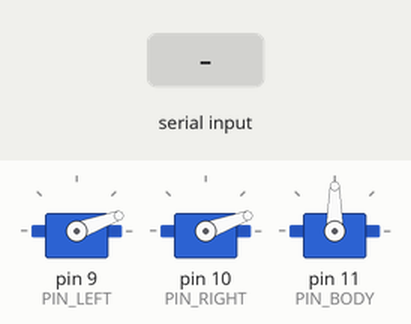
Simulated run of this sketch. Board: Arduino Uno, built with avr-gcc and run on an emulated ATmega328P. Shown: 3 × servo. The test bench sets the inputs (shaded band).

Above: at 1.2 s.
1.3 s: "90,45,200\n" received over Serial
At 2.1 s:
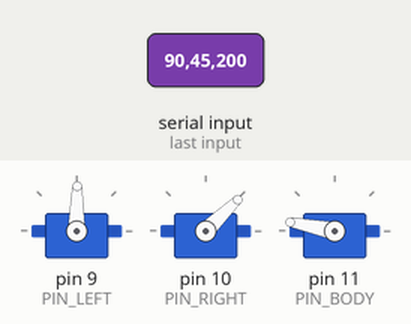
Timing chart, 0 to 5.0 s (numbered marks = the images above; inputs shaded):
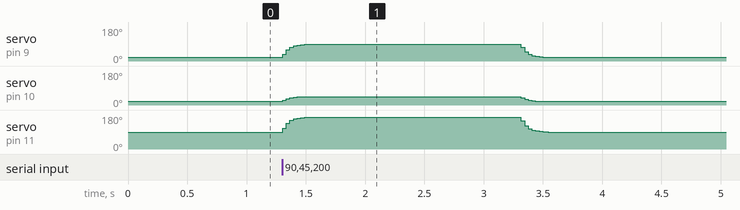

Measured:
- after the input at 1.3 s, servo on pin 9 (PIN_LEFT): rises from 20° to 89° in 0.21 s, then falls to 20° in 2.0 s; servo on pin 10 (PIN_RIGHT): rises from 20° to 44° in 0.18 s, then falls to 20° in 2.0 s; servo on pin 11 (PIN_BODY): rises from 90° to 169° in 0.23 s, then falls to 90° in 2.0 s

The sketch:

clothdance.ino
```cpp
/*
  보드에 올리는 스케치. 노트북이 보낸 각도대로 서보 세 개를 돌린다.

  노트북(serve.py)이 한 줄씩 보낸다.   왼팔,오른팔,몸통\n     예: 120,45,96
  각도는 0~180 이다. 이 스케치는 받은 각도로 바로 가지 않고 조금씩 따라간다.
  서보가 한 번에 튀면 가벼운 꼭두가 통째로 흔들리고, 천이 제대로 펼쳐지지 않는다.

  올리는 법
    1. 아두이노 IDE 를 연다
    2. 이 폴더(arduino/clothdance)를 연다
    3. 보드와 포트를 고르고 업로드를 누른다
    4. 노트북에서 ./start.sh 를 켜면 바로 움직인다

  연결
    왼팔 서보 신호선   D9        서보의 전원은 보드가 아니라 따로 둔 5V 전원에서 받는다.
    오른팔 서보 신호선 D10       보드의 5V 로 서보 셋을 돌리면 보드가 꺼졌다 켜졌다 한다.
    몸통 서보 신호선   D11       전원의 GND 와 보드의 GND 는 반드시 함께 묶는다.
*/

#include <Servo.h>

const int PIN_LEFT = 9;
const int PIN_RIGHT = 10;
const int PIN_BODY = 11;

// 서보가 목표 각도를 따라가는 빠르기. 1에 가까울수록 즉각 튀고, 작을수록 느리게 따라간다
const float FOLLOW = 0.25;

// 구조가 버티는 범위. 꼭두가 부서지지 않게 여기서 한 번 더 막는다
const int MIN_DEG = 10;
const int MAX_DEG = 170;

Servo armLeft, armRight, body;
float nowL = 20, nowR = 20, nowB = 90;
int wantL = 20, wantR = 20, wantB = 90;
unsigned long lastWord = 0;
char line[32];
int fill = 0;

int clampDeg(int v) {
  if (v < MIN_DEG) return MIN_DEG;
  if (v > MAX_DEG) return MAX_DEG;
  return v;
}

void setup() {
  Serial.begin(115200);
  armLeft.attach(PIN_LEFT);
  armRight.attach(PIN_RIGHT);
  body.attach(PIN_BODY);
}

void loop() {
  // 한 줄이 다 들어오면 숫자 셋으로 끊어 읽는다
  while (Serial.available()) {
    char ch = Serial.read();
    if (ch == '\n' || fill >= (int)sizeof(line) - 1) {
      line[fill] = 0;
      fill = 0;
      int a, b, c;
      if (sscanf(line, "%d,%d,%d", &a, &b, &c) == 3) {
        wantL = clampDeg(a);
        wantR = clampDeg(b);
        wantB = clampDeg(c);
        lastWord = millis();
      }
    } else if (ch != '\r') {
      line[fill++] = ch;
    }
  }

  // 노트북이 조용하면 천천히 팔을 내린다. 프로그램이 멈춰도 팔이 들린 채 굳지 않게 한다
  if (millis() - lastWord > 2000) {
    wantL = MIN_DEG + 10;
    wantR = MIN_DEG + 10;
    wantB = 90;
  }

  nowL += (wantL - nowL) * FOLLOW;
  nowR += (wantR - nowR) * FOLLOW;
  nowB += (wantB - nowB) * FOLLOW;
  armLeft.write((int)nowL);
  armRight.write((int)nowR);
  body.write((int)nowB);
  delay(15);
}
```
